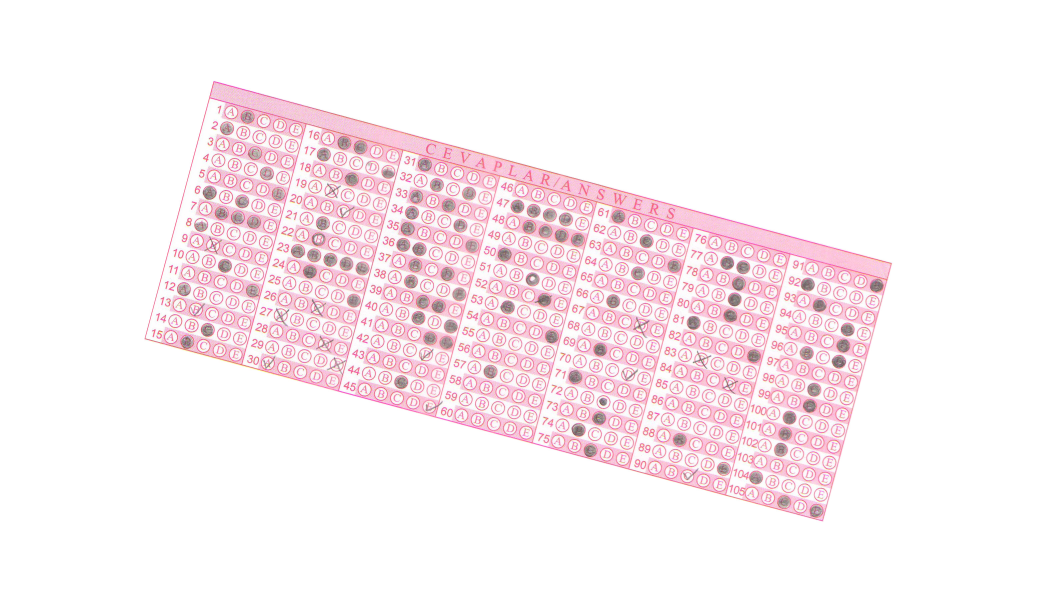
#> input picture Python/Scan/images/answersR.jpg, 3109 x 1806 px (shown at 1/3 size)
$ python scan.py --image images/answersR.jpg   (Python 2 division)   (older library calls are emulated)
#> lines starting #> are read from the running program, lines starting #| are printed output that depends on the picture; after the words box and inside, x2 and y2 are one past the last pixel; in counts of white or black regions, pixels touching at a corner belong together
# import the necessary packages
from pyimagesearch.transform import four_point_transform
import imutils
from skimage.filter import threshold_adaptive
import numpy as np
import argparse
import cv2

# construct the argument parser and parse the arguments
ap = argparse.ArgumentParser()
ap.add_argument("-i", "--image", required = True,
	help = "Path to the image to be scanned")
args = vars(ap.parse_args())

# load the image and compute the ratio of the old height
# to the new height, clone it, and resize it
image = cv2.imread(args["image"])
#> image is the input picture: shape (1806, 3109, 3); mean B, G, R 243.1, 239.7, 250.6
ratio = image.shape[0] / 500.0
#> ratio = 3.61
orig = image.copy()
image = imutils.resize(image, height = 500)
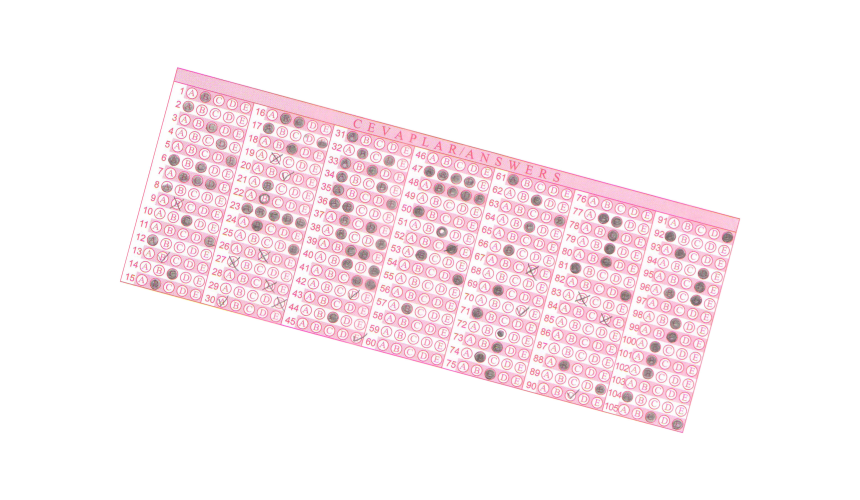
#> image: shape (500, 860, 3); mean B, G, R 243.1, 239.7, 250.6

# convert the image to grayscale, blur it, and find edges
# in the image
gray = cv2.cvtColor(image, cv2.COLOR_BGR2GRAY)
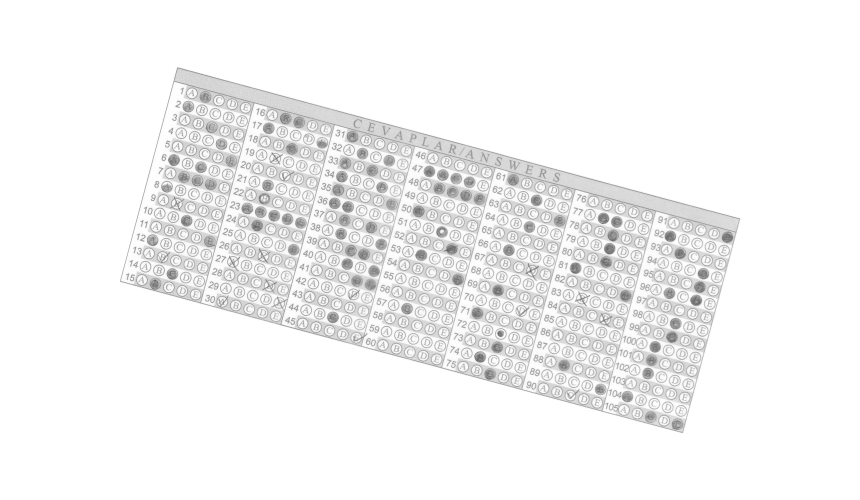
#> gray: shape (500, 860); min 99, max 255, mean 243.4
gray = cv2.GaussianBlur(gray, (5, 5), 0)
edged = cv2.Canny(gray, 75, 200)
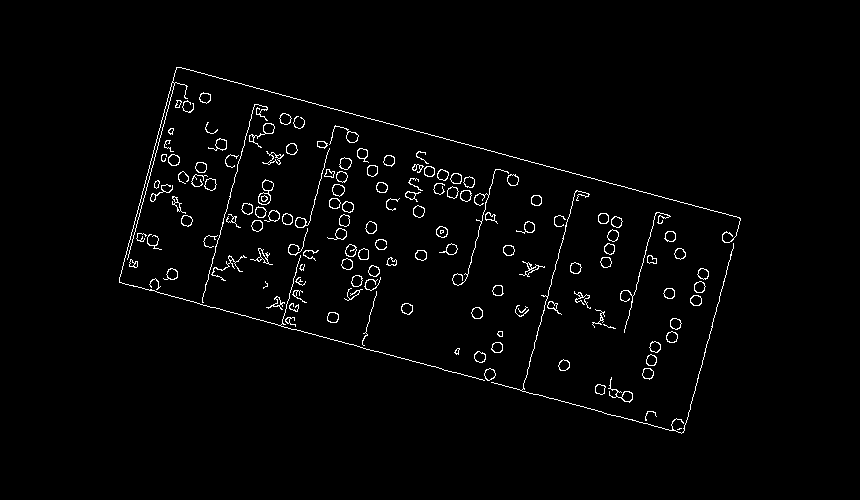
#> edged: shape (500, 860); 2% white in thin lines or dots, all inside (x1, y1, x2, y2) = (119, 67, 741, 434)

# show the original image and the edge detected image
print "STEP 1: Edge Detection"
cv2.imshow("Image", image)
cv2.imshow("Edged", edged)
cv2.waitKey(0)
cv2.destroyAllWindows()

# find the contours in the edged image, keeping only the
# largest ones, and initialize the screen contour
(cnts, _) = cv2.findContours(edged.copy(), cv2.RETR_LIST, cv2.CHAIN_APPROX_SIMPLE)
#> cnts = 256 contours, 57 with area under 20; largest, box (x1, y1, x2, y2) and area: (258, 179, 274, 205) 216, (249, 123, 275, 148) 131, (332, 184, 345, 197) 113, (258, 192, 271, 205) 110, (339, 157, 352, 170) 108
cnts = sorted(cnts, key = cv2.contourArea, reverse = True)[:5]
#> cnts = 5 contours; box (x1, y1, x2, y2) and area: (258, 179, 274, 205) 216, (249, 123, 275, 148) 131, (332, 184, 345, 197) 113, (258, 192, 271, 205) 110, (339, 157, 352, 170) 108

# loop over the contours
for c in cnts:
	# approximate the contour
	peri = cv2.arcLength(c, True)
	approx = cv2.approxPolyDP(c, 0.02 * peri, True)

	# if our approximated contour has four points, then we
	# can assume that we have found our screen
	if len(approx) == 4:
		screenCnt = approx
		break
#> this loop made 5 passes
#> peri on passes 1 to 5: 83.36, 112.1, 40.97, 39.21, 41.21

# show the contour (outline) of the piece of paper
print "STEP 2: Find contours of paper"
#> (the run stopped early here; a loop or call above may not have finished)

$ run again, on Python/Scan/images/testMarked.jpg
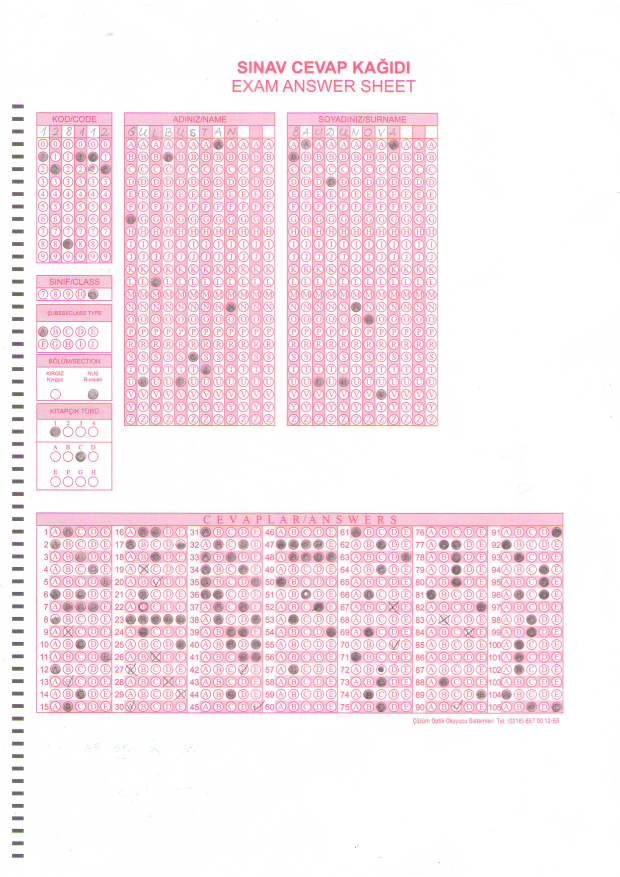
#> input picture Python/Scan/images/testMarked.jpg, 2480 x 3508 px (shown at 1/4 size)
#> image is the input picture: shape (3508, 2480, 3); mean B, G, R 237.6, 232.3, 249.5
#> image: shape (500, 353, 3)
#> `gray = cv2.cvtColor(image, cv2.COLOR_BGR2GRAY)`:
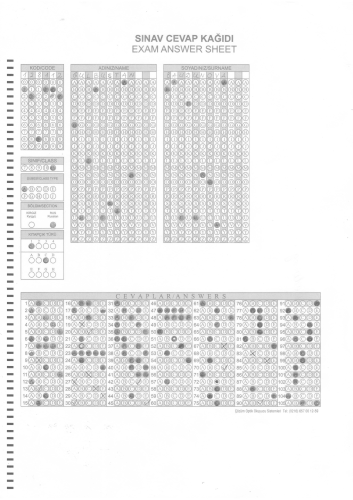
#> gray: shape (500, 353); min 101, max 255, mean 238
#> `edged = cv2.Canny(gray, 75, 200)`:
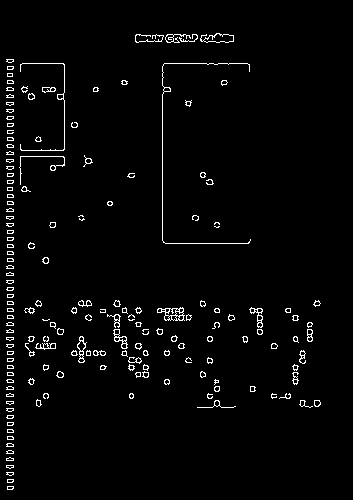
#> edged: shape (500, 353); 2.7% white in thin lines or dots, all inside (x1, y1, x2, y2) = (6, 33, 321, 490)
#> `(cnts, _) = cv2.findContours(edged.copy(), cv2.RETR_LIST, cv2.CHAIN_AP..`: cnts = 347 contours, 249 with area under 20; largest, box (x1, y1, x2, y2) and area: (157, 307, 185, 321) 238, (200, 33, 234, 43) 192, (203, 33, 234, 43) 178, (77, 336, 87, 363) 120, (113, 329, 128, 349) 120
#> `cnts = sorted(cnts, key = cv2.contourArea, reverse = True)[:5]`: cnts = 5 contours; box (x1, y1, x2, y2) and area: (157, 307, 185, 321) 238, (200, 33, 234, 43) 192, (203, 33, 234, 43) 178, (77, 336, 87, 363) 120, (113, 329, 128, 349) 120
#> the loop `for c in cnts:` made 5 passes
#> peri on passes 1 to 5: 90.67, 105, 84.18, 73.01, 70.53

$ run again, on Python/Scan/images/testMarked2.jpg
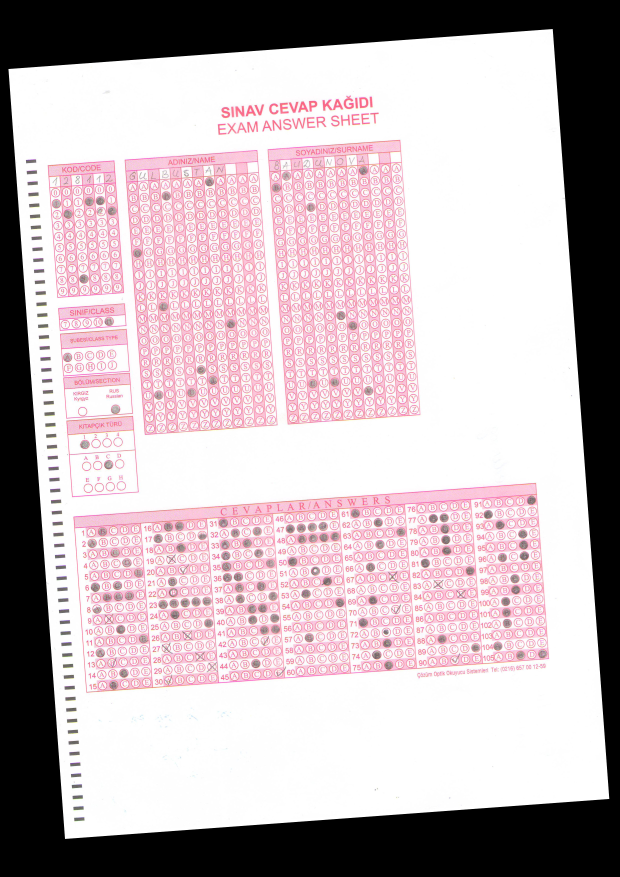
#> input picture Python/Scan/images/testMarked2.jpg, 2480 x 3508 px (shown at 1/4 size)
#> image is the input picture: shape (3508, 2480, 3); mean B, G, R 184, 179.9, 192.9
#> `edged = cv2.Canny(gray, 75, 200)`:
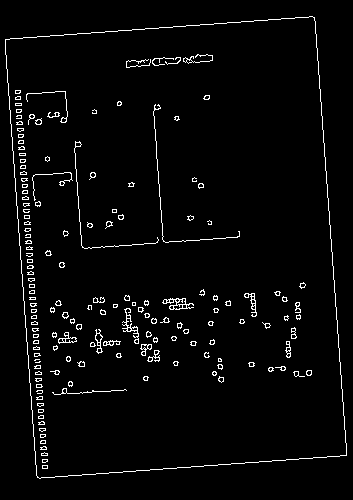
#> edged: shape (500, 353); 3.2% white in thin lines or dots, all inside (x1, y1, x2, y2) = (5, 16, 347, 479)
#> `(cnts, _) = cv2.findContours(edged.copy(), cv2.RETR_LIST, cv2.CHAIN_AP..`: cnts = 334 contours, 288 with area under 20; largest, box (x1, y1, x2, y2) and area: (5, 16, 347, 479) 136753, (5, 16, 347, 479) 136751, (162, 298, 194, 310) 167, (58, 332, 77, 344) 87, (122, 308, 139, 344) 85
#> `cnts = sorted(cnts, key = cv2.contourArea, reverse = True)[:5]`: cnts = 5 contours; box (x1, y1, x2, y2) and area: (5, 16, 347, 479) 136753, (5, 16, 347, 479) 136751, (162, 298, 194, 310) 167, (58, 332, 77, 344) 87, (122, 308, 139, 344) 85
#> the loop `for c in cnts:` made 1 pass
#> (peri, screenCnt) on pass 1: (1540.4, [[314, 17], [5, 39], [37, 477], [346, 455]])
#> s = [2322.3, 308.7, 3606.2, 5619.8]
#> diff = [-2083.8, 238.5, 3087, 764.7]
#> rect = [[35.08, 273.6], [2203, 119.3], [2427.5, 3192.3], [259.6, 3346.6]]
#> tl = [35.08, 273.6]; tr = [2203, 119.3]; br = [2427.5, 3192.3]; bl = [259.6, 3346.6]
#> widthA = 2173.4
#> maxWidth = 2173
#> heightA = 3081.2
#> maxHeight = 3081
#> dst = [[0, 0], [2172, 0], [2172, 3080], [0, 3080]]
#> M = [[0.997, -0.0728, -15.04], [0.071, 0.997, -275.3], [-9.99e-12, -5.44e-12, 1]]
#> `cv2.imshow("Scanned", imutils.resize(warped, height = 650))`:
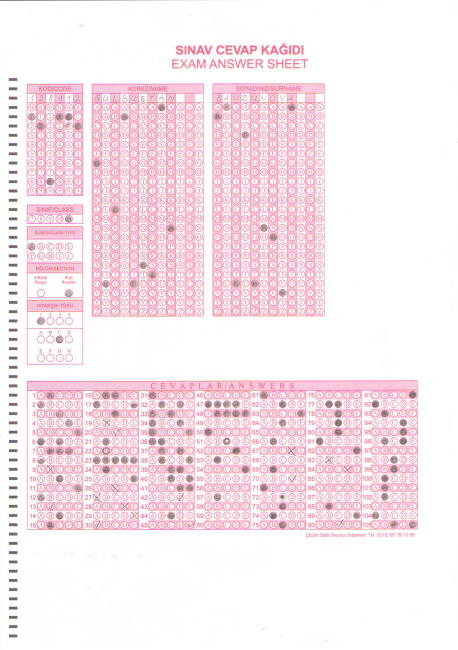
#> window 'Scanned': shape (650, 458, 3); mean B, G, R 237.3, 232, 248.9
